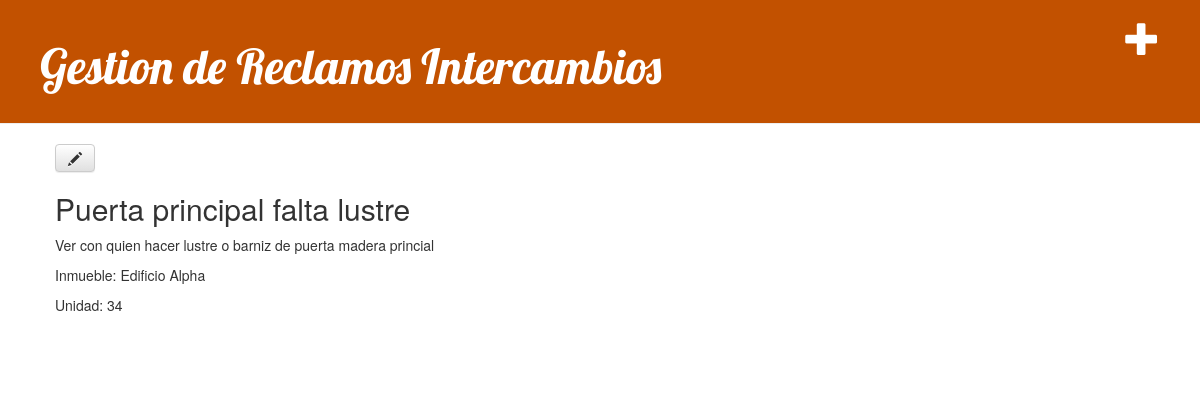
Screenshot of /reclamo/1/ with the database file from the repository.
### Reclamos/models.py (models this page shows, shortened)
class Reclamo(models.Model):
	"""docstring for Inmueble"""
	INICIADO ='IN'
	ENPROGRESO = 'PR'
	FINALIZADO = 'FI'
	ESTADO_RECLAMO = [
        (INICIADO, 'Iniciado'),
        (ENPROGRESO, 'EnProgreso'),
        (FINALIZADO, 'Finalizado'),
    ]
	titulo = models.CharField(max_length=200)
	descripcion = models.TextField()
	inmueble = models.ForeignKey(Inmueble ,on_delete=models.CASCADE,blank=True,null=True)
	unidad = models.CharField(max_length=10)
	comentario = models.CharField(max_length=200)
	estado = models.CharField(max_length=2, choices=ESTADO_RECLAMO, default=INICIADO)
	creado = models.DateTimeField(default=datetime.now, blank=True)

### Inmuebles/models.py (models this page shows)
class Inmueble(models.Model):
	def __str__(self):
		return '' + self.nombre
	"""docstring for Inmueble"""
	nombre = models.CharField(max_length=200)
	direccion = models.CharField(max_length=200)

### Reclamos/views.py (the view)
# urls.py: path('reclamo/<int:pk>/', views.reclamo_detail, name='reclamo_detail'),
def reclamo_detail(request, pk):
    reclamos = get_object_or_404(Reclamo, pk=pk)
    return render(request, 'reclamos/reclamo_detail.html', {'reclamos': reclamos})

### Reclamos/templates/reclamos/reclamo_detail.html (shortened to what this page needs)
{% extends 'reclamos/base.html' %}
{% block content %}
    <div class="post">
        <a class="btn btn-default" href="{% url 'reclamo_edit' pk=reclamos.pk %}"><span class="glyphicon glyphicon-pencil"></span></a>
        <h2>{{ reclamos.titulo }}</h2>
        <p>{{ reclamos.descripcion|linebreaksbr }}</p>
        <p>Inmueble: {{ reclamos.inmueble }}</p>
        <p>Unidad: {{ reclamos.unidad }}</p>
    </div>
{% endblock %}

### Reclamos/static/css/reclamos.css (style rules this page uses)
.post { margin-bottom: 70px; }

### rows the page displays
Reclamo: titulo "Puerta principal falta lustre", descripcion "Ver con quien hacer lustre o barniz de puerta madera princial", inmueble "Edificio Alpha", unidad "34"
